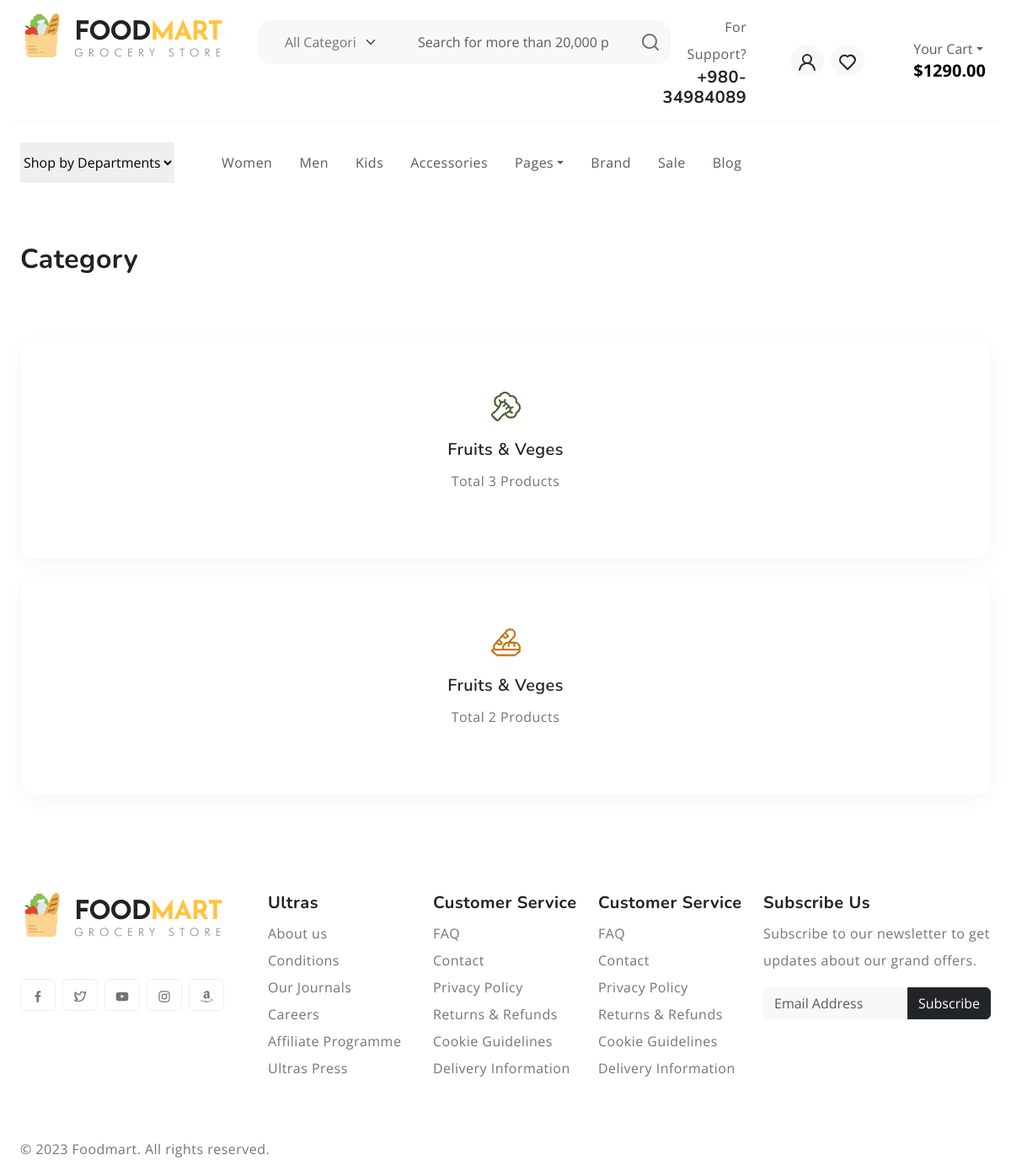
The page /categories/ on the database as committed earlier.
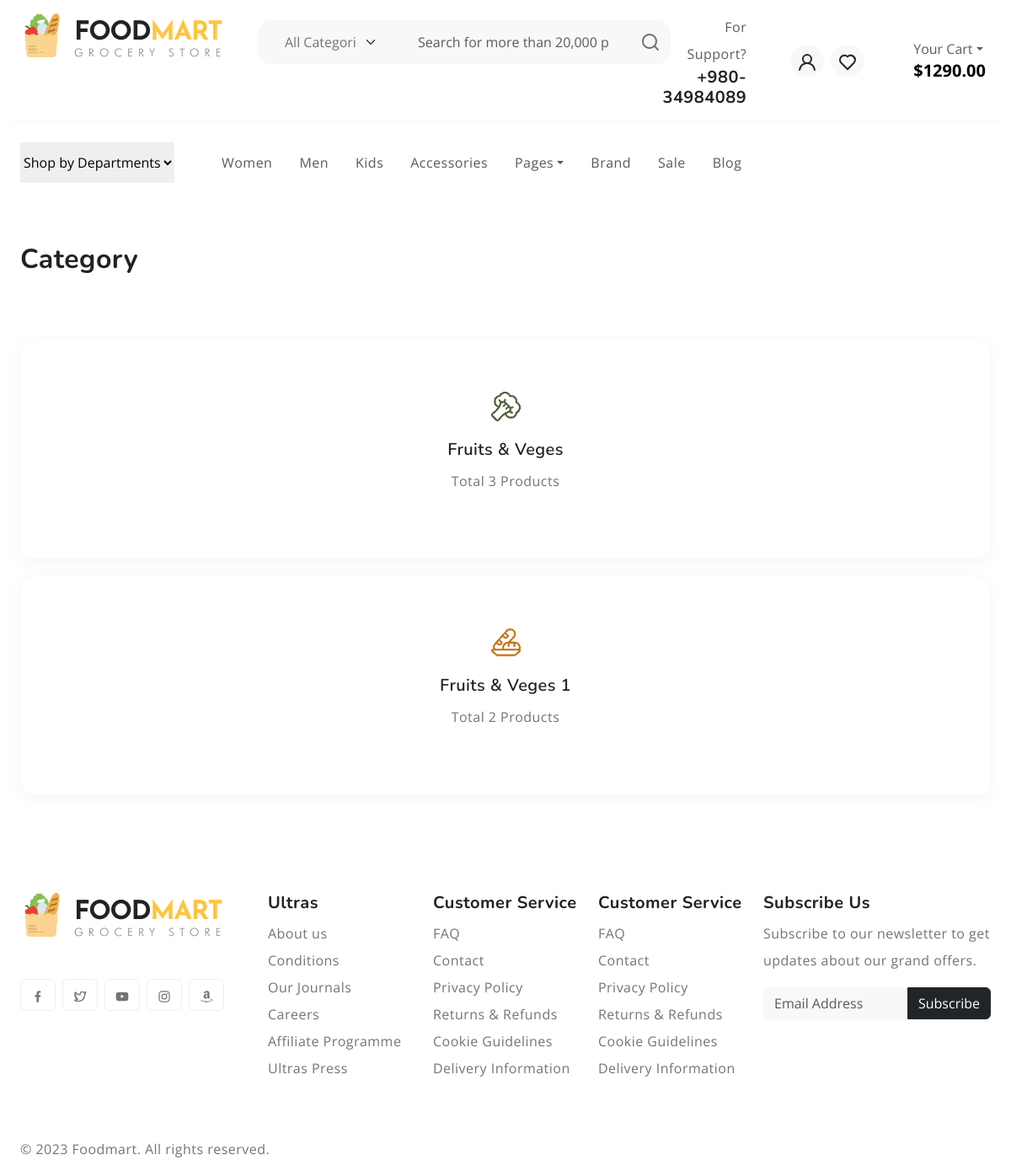
The same page on the database as committed later.
### core/models.py (models this page shows, shortened)
class Category(models.Model):
    cid = ShortUUIDField(unique=True, length=10, max_length=20, prefix="cat", alphabet="abcdefgh12345")
    title = models.CharField(max_length=100, default="Category")
    image = models.ImageField(upload_to="category", default="categorye.jpg")
    class Meta:
        verbose_name_plural = "Categories"

### core/views.py (the view)
# urls.py: path('categories/', category_list_view, name='categories-list'),
def category_list_view(request):
    categories = Category.objects.all().annotate(product_count=Count("category"))
    context = {
        'categories': categories
    }
    return render(request, 'core/categories-list.html', context)

### core/context_processors.py (called while the page is built)
def default(request):
    categories = Category.objects.all()
    brands = Brand.objects.all()
    return {
        'categories':categories,
        'brands':brands,
    }

### templates/core/categories-list.html
{% extends 'partials/base.html' %}
{% load static %}
{% block content %}
<section class="py-5 overflow-hidden">
    <div class="container-fluid">
      <div class="row">
        <div class="col-md-12">
          <div class="section-header d-flex flex-wrap justify-content-between mb-5">
            <h2 class="section-title">Category</h2>
          </div>
        </div>
      </div>
      <div class="row">
        <div class="col-md-12">
          <div class="category-carousel swiper">
            <div class="swiper-wrapper">
            {% for c in categories %}
              <a href="{% url 'core:category-product-list-view' c.cid %}" class="nav-link category-item swiper-slide">
                <img src="{{ c.image.url }}" alt="Category Thumbnail">
                <h3 class="category-title">{{ c.title }}</h3>
                <p>Total {{ c.category.count }} Product{{ c.category.count|pluralize}}</p>
              </a>
            {% endfor %}
            </div>
          </div>
        </div>
      </div>
    </div>
  </section>
{% endblock %}

Rows that differ between the two databases and show on the page:
changed Category id 2: title "Fruits & Veges" → "Fruits & Veges 1"
